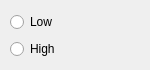
<?xml version="1.0" encoding="UTF-8"?>
<ui version="4.0">
 <class>VideoQualityDialog</class>
 <widget class="QDialog" name="VideoQualityDialog">
  <property name="geometry">
   <rect>
    <x>0</x>
    <y>0</y>
    <width>150</width>
    <height>70</height>
   </rect>
  </property>
  <property name="windowTitle">
   <string>Dialog</string>
  </property>
  <widget class="QWidget" name="verticalLayoutWidget">
   <property name="geometry">
    <rect>
     <x>0</x>
     <y>0</y>
     <width>151</width>
     <height>71</height>
    </rect>
   </property>
   <layout class="QVBoxLayout" name="verticalLayout">
    <property name="spacing">
     <number>5</number>
    </property>
    <property name="leftMargin">
     <number>10</number>
    </property>
    <property name="topMargin">
     <number>10</number>
    </property>
    <property name="rightMargin">
     <number>10</number>
    </property>
    <property name="bottomMargin">
     <number>10</number>
    </property>
    <item>
     <widget class="QRadioButton" name="radioButtonLow">
      <property name="text">
       <string>Low</string>
      </property>
     </widget>
    </item>
    <item>
     <widget class="QRadioButton" name="radioButtonHigh">
      <property name="text">
       <string>High</string>
      </property>
     </widget>
    </item>
   </layout>
  </widget>
 </widget>
 <resources/>
 <connections/>
</ui>
